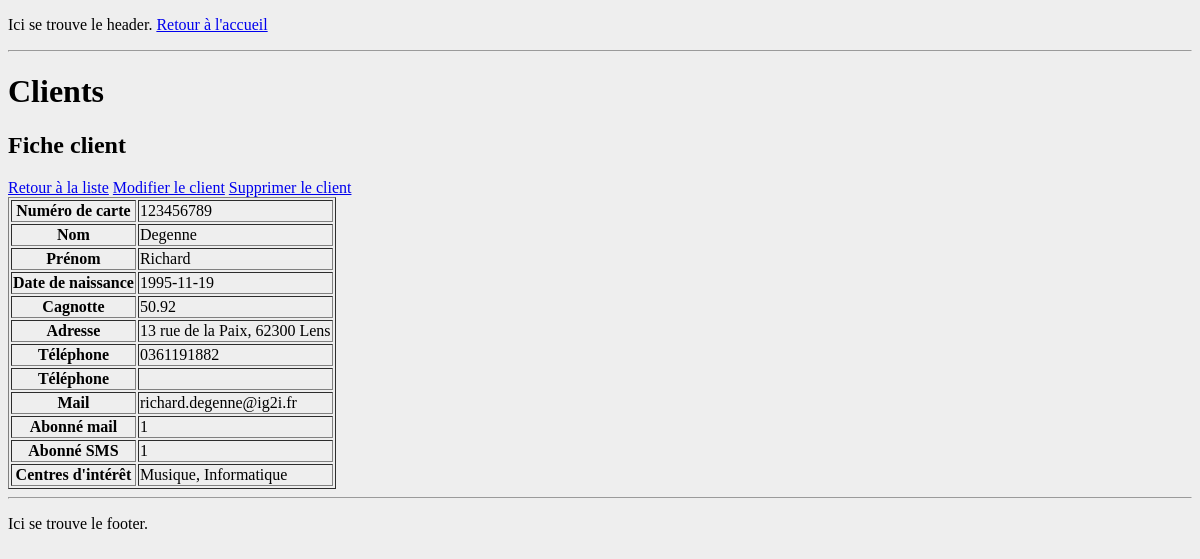
Screenshot of /index.php?page=clients&mode=fiche&id=9 with the database file from the repository.
### tables this page shows
CREATE TABLE `Clients` (
  `id` int(11) NOT NULL AUTO_INCREMENT COMMENT 'Numéro de carte',
  `numeroCarte` int(20) NOT NULL,
  `nom` varchar(50) NOT NULL COMMENT 'Nom du client',
  `prenom` varchar(50) NOT NULL COMMENT 'Prénom du client',
  `adresse` varchar(200) NOT NULL COMMENT 'Adresse du client',
  `ville` varchar(50) NOT NULL COMMENT 'Ville du client',
  `codePostal` int(11) DEFAULT NULL COMMENT 'Code postal du client',
  `telephone` varchar(20) DEFAULT NULL COMMENT 'Numéro de téléphone',
  `telephone2` varchar(20) DEFAULT NULL COMMENT 'Autre numéro de téléphone',
  `mail` varchar(100) DEFAULT NULL COMMENT 'Adresse mail du client',
  `aboMail` tinyint(4) NOT NULL COMMENT 'Booléen d''abonnement mail',
  `aboSms` tinyint(4) NOT NULL COMMENT 'Booléen d''abonnement SMS',
  `cagnotte` float NOT NULL COMMENT 'Cagnotte en cours',
  `dateDeNaissance` date DEFAULT NULL COMMENT 'Date de naissance du client',
  `interets` varchar(300) DEFAULT NULL COMMENT 'Centre d''intéret du client',
  PRIMARY KEY (`id`),
  UNIQUE KEY `numeroCarte` (`numeroCarte`)
);

### Database/db_functions.php (called while the page is built, shortened)
<?php
	$db = db_connect();
	function getClientById($id)
	{
		global $db;
		$request = $db->prepare("SELECT * from `Clients` WHERE `id` = ? LIMIT 1");
		$request->execute(array($id));
		if($data = $request->fetch())
		{
			return array(
				"id" => $data['id'],
				"nom" => $data['nom'],
				"prenom" => $data['prenom'],
				"numeroCarte" => $data['numeroCarte'],
				"adresse" => $data['adresse'],
				"ville" => $data['ville'],
				"codePostal" => $data['codePostal'],
				"telephone" => $data['telephone'],
				"telephone2" => $data['telephone2'],
				"mail" => $data['mail'],
				"aboMail" => $data['aboMail'],
				"aboSms" => $data['aboSms'],
				"cagnotte" => $data['cagnotte'],
				"dateDeNaissance" => $data['dateDeNaissance'],
				"interets" => $data['interets']
				);
		}
		else
		{
			$request->closeCursor();
			return E_ERROR;
		}
	}
?>

### Modules/clients.php (the view, shortened to what this page needs)
<?php
echo "<h1>Clients</h1>\n";
	if(isset($_GET["mode"]))
	{
		switch($_GET["mode"])
		{
			case "fiche":
				fiche();
				break;
		}
	}
	else
	{
		liste();
	}
function fiche()
{
	echo "<h2>Fiche client</h2>\n";
	echo "<a href=\"index.php?page=clients&mode=liste\">Retour à la liste</a>\n";
	if(isset($_GET['id']) && !empty($_GET['id']))
	{
		$client = getClientById($_GET['id']) or die('Une erreur est survenue.');
	echo "<a href=\"index.php?page=clients&mode=modifier&id=$client[id]\">Modifier le client</a>\n";
	echo "<a href=\"index.php?page=clients&mode=supprimer&id=$client[id]\">Supprimer le client</a>\n";
		echo "<table border=\"1\">\n
			<tr><th>Numéro de carte</th><td>$client[numeroCarte]</td></tr>\n
			<tr><th>Nom</th><td>$client[nom]</td></tr>\n
			<tr><th>Prénom</th><td>$client[prenom]</td></tr>\n
			<tr><th>Date de naissance</th><td>$client[dateDeNaissance]</td></tr>\n
			<tr><th>Cagnotte</th><td>$client[cagnotte]</td></tr>\n
			<tr><th>Adresse</th><td>$client[adresse], $client[codePostal] $client[ville]</td></tr>\n
			<tr><th>Téléphone</th><td>$client[telephone]</td></tr>\n
			<tr><th>Téléphone</th><td>$client[telephone2]</td></tr>\n
			<tr><th>Mail</th><td>$client[mail]</td></tr>\n
			<tr><th>Abonné mail</th><td>$client[aboMail]</td></tr>\n
			<tr><th>Abonné SMS</th><td>$client[aboSms]</td></tr>\n
			<tr><th>Centres d'intérêt</th><td>$client[interets]</td></tr>\n
			";
		echo "</table>";
	}
	else
	{
		echo "Une erreur est survenue.";
	}
}
	?>

### Stylesheets/default.css (style rules this page uses)
body { background-color:#eeeeee; }

### rows the page displays
clients: numeroCarte "123456789", nom "Degenne", prenom "Richard", dateDeNaissance "1995-11-19", cagnotte "50.92", adresse "13 rue de la Paix", codePostal "62300", ville "Lens", telephone "0361191882", mail "richard.degenne@ig2i.fr", aboMail "1", aboSms "1", interets "Musique, Informatique"
